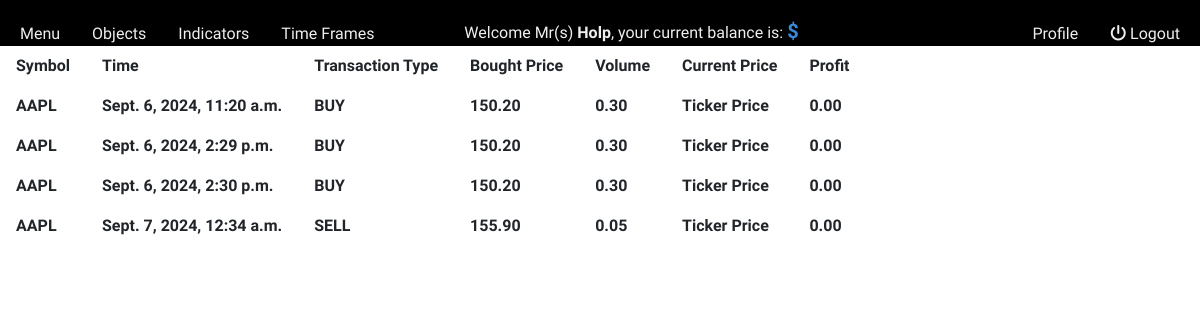
Page /user_dash/transactions/ (signed in) on the earlier database version.
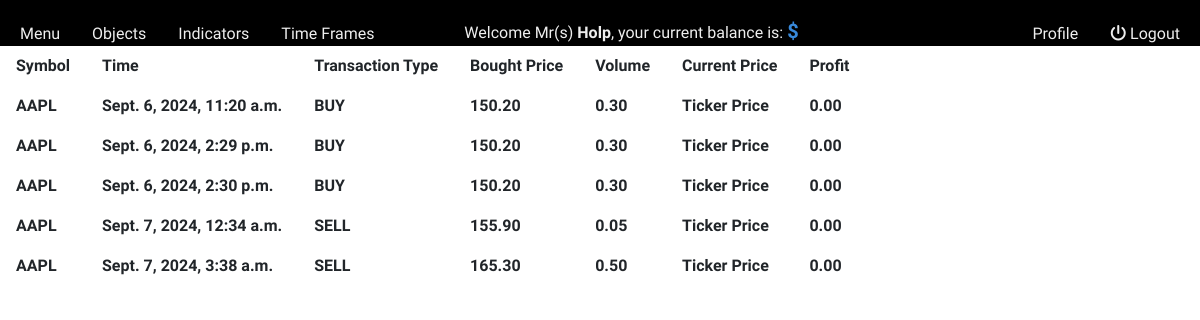
Same page on the later database version.
### trader/models.py (models this page shows, shortened)
class Transaction(models.Model):
    portfolio = models.ForeignKey(Portfolio, on_delete=models.CASCADE, default=1)
    stock = models.ForeignKey(Stock, on_delete=models.CASCADE, default=str)
    volume = models.DecimalField(max_digits=10, decimal_places=2, default=0)
    price = models.DecimalField(max_digits=10, decimal_places=2, default=0.00)
    transaction_type = models.CharField(max_length=4, choices=(('BUY', 'Buy'), ('SELL', 'Sell')), default=None)
    date = models.DateTimeField(auto_now_add=True)

class Stock(models.Model):
    symbol = models.CharField(max_length=10)
    name = models.CharField(max_length=100)

class Portfolio(models.Model):
    stock = models.ForeignKey(Stock, on_delete=models.CASCADE, default=str)
    volume = models.DecimalField(max_digits=10, decimal_places=2, default=0.00)
    price = models.DecimalField(max_digits=10, decimal_places=2, default=0.00)
    profit = models.DecimalField(max_digits=10, decimal_places=2, default=0.00)

### trader/views.py (the view)
# urls.py: path('user_dash/transactions/', views.transactions, name='transactions'),
@login_required
def transactions(request):
    mytransactions = Transaction.objects.all()
    return render(request, 'transaction.html' ,{'trans': mytransactions})

### trader/templates/transaction.html (shortened to what this page needs)
{% extends 'master_user_dash.html' %}
{% block content %}
<div>
    <table class="transaction">
        <thead>
            <tr>
                <th>Symbol</th>
                <th>Time</th>
                <th>Transaction Type</th>
                <th>Bought Price</th>
                <th>Volume</th>
                <th>Current Price</th>
                <th>Profit</th>
            </tr>
        </thead>
        <tbody>
        {% for item in trans %}
            <tr>
                <th>{{item.stock.symbol}}</th>
                <th>{{item.date}}</th>
                <th>{{item.transaction_type}}</th>
                <th>{{item.price}}</th>
                <th>{{item.volume}}</th>
                <th>Ticker Price</th>
                <th>{{item.portfolio.profit}}</th>
            </tr>
        {% endfor %}
        </tbody>
    </table>
</div>
{% endblock %}

Differences in the rows shown:
added Transaction: stock.symbol "AAPL", date "Sept. 7, 2024, 3:38 a.m.", transaction_type "SELL", price "165.30", volume "0.50", portfolio.profit "0.00"
